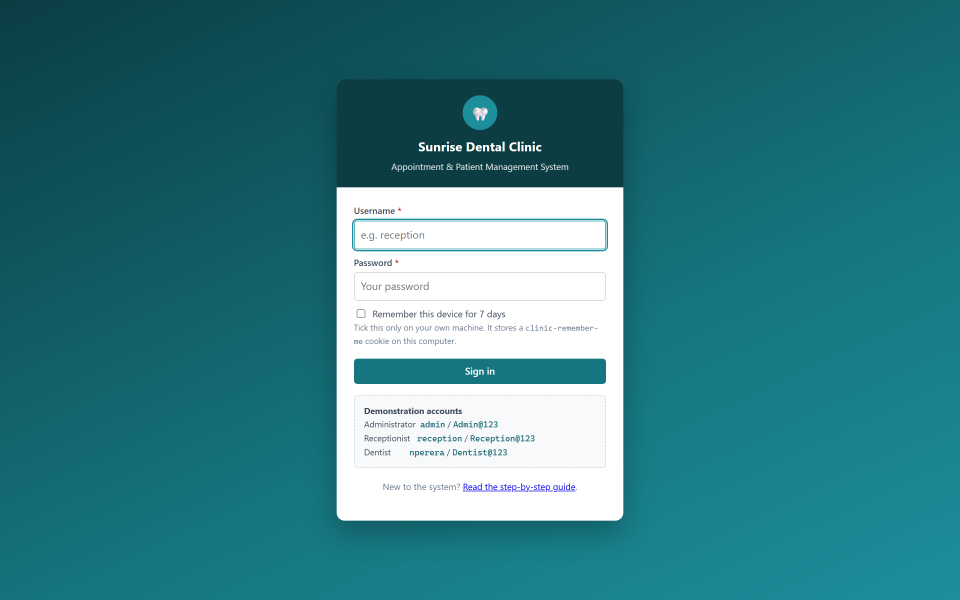
#> input picture docs/screenshots/01_login.png, 2880 x 1800 px (shown at 1/3 size); its folder holds 8 pictures in this run
$ python prep_screenshots.py
#> lines starting #> are read from the running program, lines starting #| are printed output that depends on the picture
"""
Prepare the screenshots for the report.

Several captures are full-page and very tall - the audit trail is 4,664px and
the outstanding-invoices report 9,900px. Scaled down to fit a page those are
unreadable, which defeats the point of including them. Each is therefore
cropped to the top of the page, where the heading, the controls and the first
rows of data are, and given a thin border so it reads as a screenshot rather
than as part of the page.
"""
import os
from PIL import Image, ImageOps

HERE = os.path.dirname(os.path.abspath(__file__))
SRC = os.path.join(HERE, "screenshots")
OUT = os.path.join(SRC, "report")
os.makedirs(OUT, exist_ok=True)

MAX_ASPECT_H = 2000        # tallest we allow, in source pixels
BORDER = 6
BORDER_COLOUR = (176, 190, 200)


def prep(name, max_h=MAX_ASPECT_H):
#> called with name = '01_login.png', max_h = 2000
    src = os.path.join(SRC, name)
    with Image.open(src) as im:
#> im is the input picture: PIL image 2880x1800 RGB; mean R, G, B 54.6, 125.6, 133.5
        im = im.convert("RGB")
        if im.height > max_h:
            im = im.crop((0, 0, im.width, max_h))
        im = ImageOps.expand(im, border=BORDER, fill=BORDER_COLOUR)
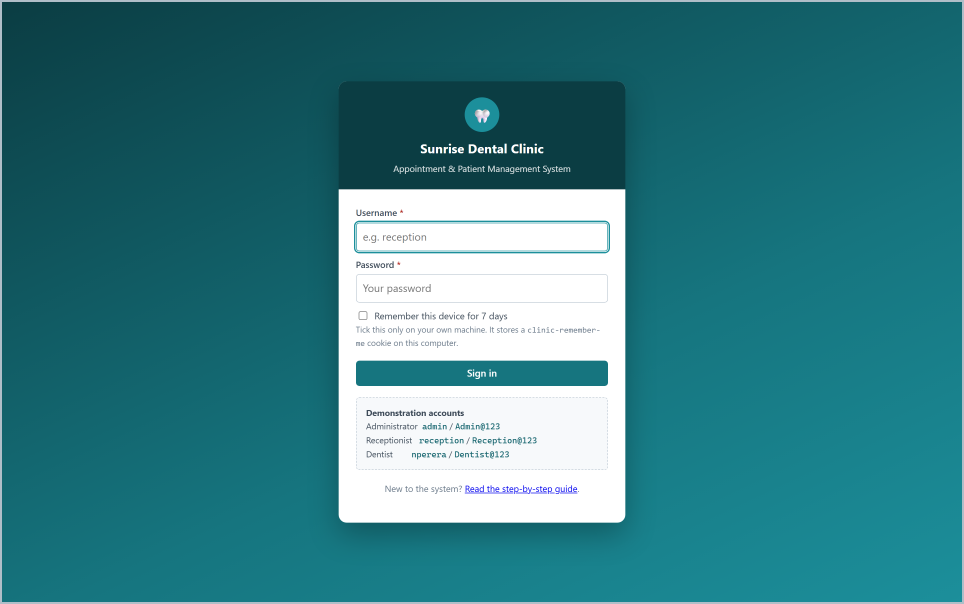
#> im: PIL image 2892x1812 RGB (shown at 1/3 size); mean R, G, B 55.9, 126.3, 134.2
        dst = os.path.join(OUT, name)
        im.save(dst, optimize=True)
        print(f"  {name:28s} -> {im.width} x {im.height}")
#|   01_login.png                 -> 2892 x 1812
    return dst


WANTED = [
    ("01_login.png", 2000),
    ("02_dashboard.png", 1900),
    ("04_appointment_new.png", 2000),
    ("05_appointment_view.png", 1900),
    ("09_invoice_view.png", 2000),
    ("10_receipt.png", 2000),
    ("12_report_revenue.png", 1900),
    ("23_swagger.png", 2000),
    ("19_admin_audit.png", 1900),
    ("20_admin_notifications.png", 2000),
]


def main():
    print("preparing screenshots for the report")
    for name, h in WANTED:
        prep(name, h)
#> pass 2 of the loop in main, `for name, h in WANTED:`:
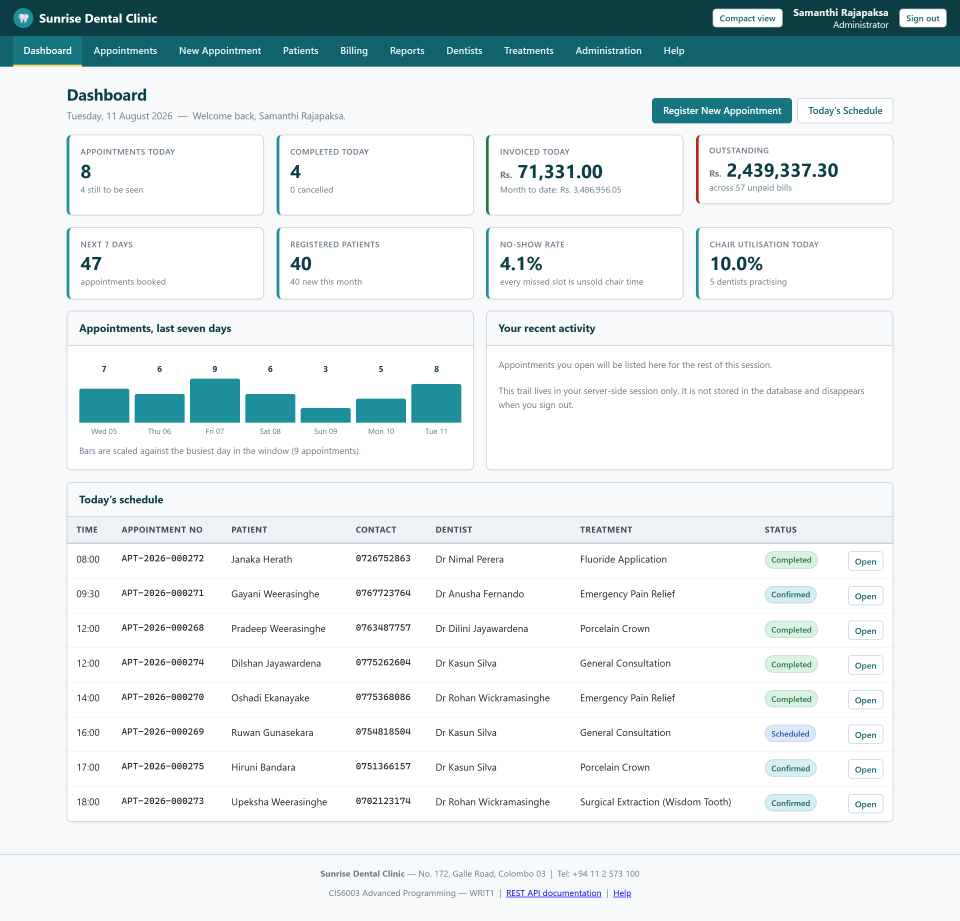
#> input picture docs/screenshots/02_dashboard.png, 2880 x 2762 px (shown at 1/3 size)
#> in prep, im is the input picture: PIL image 2880x2762 RGB; mean R, G, B 226.1, 234, 235.9
#> in prep (call 2), `im = im.crop((0, 0, im.width, max_h))`:
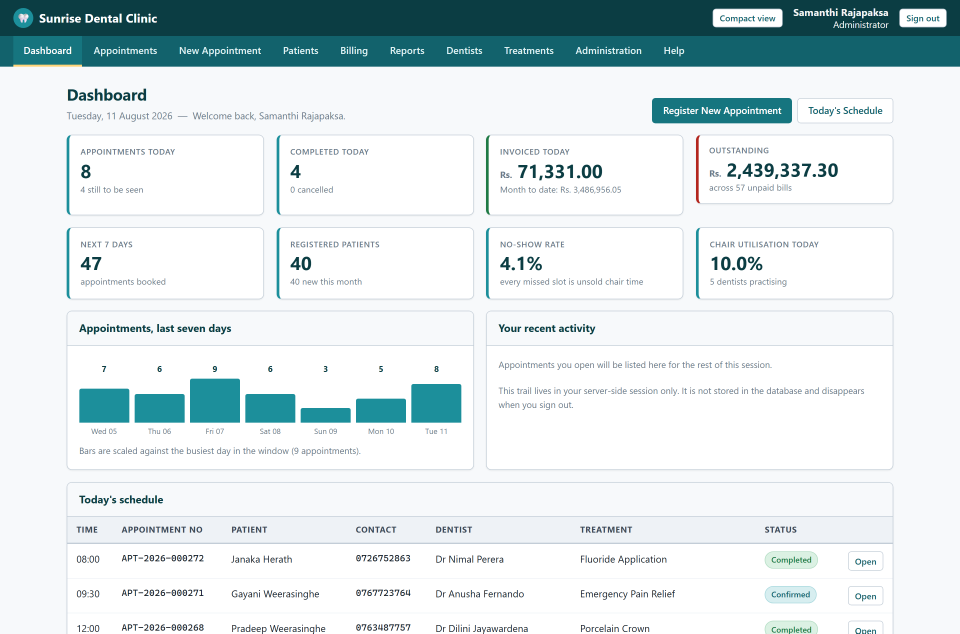
#> im: PIL image 2880x1900 RGB (shown at 1/3 size); mean R, G, B 217.3, 228, 230.1
#> in prep (call 2), `im = ImageOps.expand(im, border=BORDER, fill=BORDER_COLOUR)`:
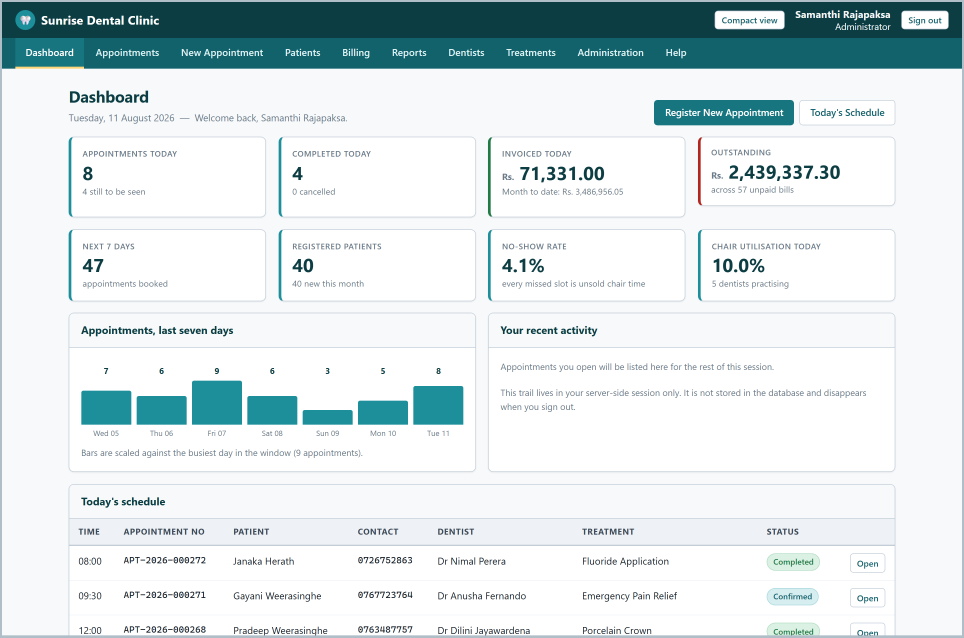
#> im: PIL image 2892x1912 RGB (shown at 1/3 size); mean R, G, B 216.8, 227.6, 229.8
#|   02_dashboard.png             -> 2892 x 1912
#> pass 3 of the loop in main, `for name, h in WANTED:`:
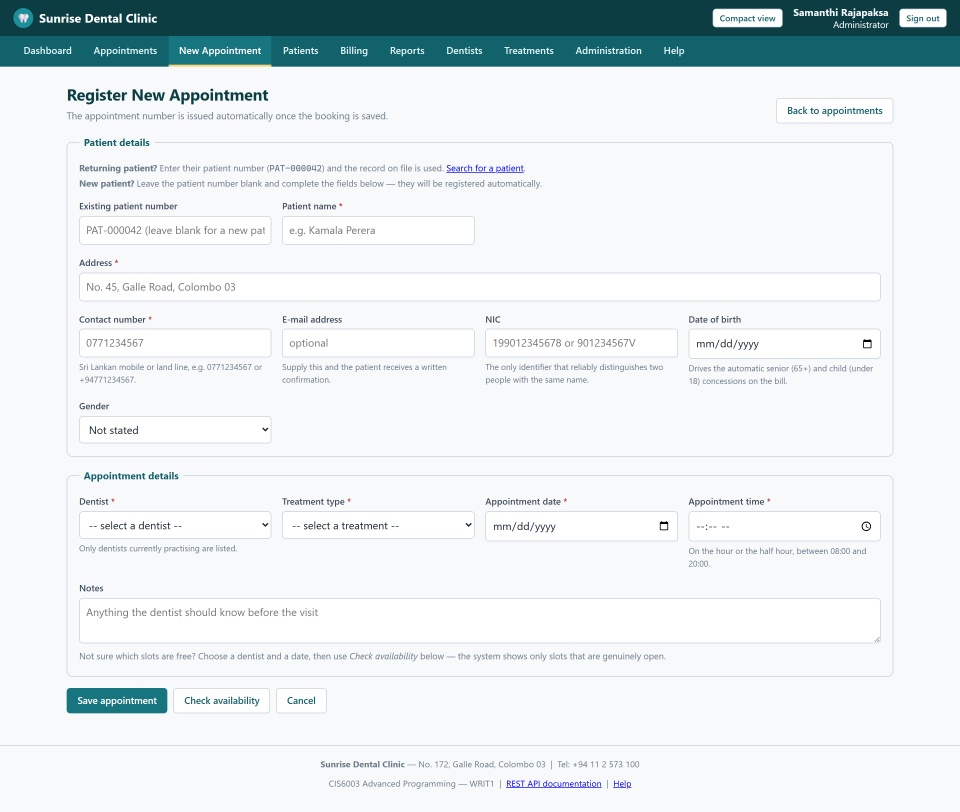
#> input picture docs/screenshots/04_appointment_new.png, 2880 x 2436 px (shown at 1/3 size)
#> in prep, im is the input picture: PIL image 2880x2436 RGB; mean R, G, B 226.5, 233.6, 236.1
#> in prep (call 3), `im = im.crop((0, 0, im.width, max_h))`:
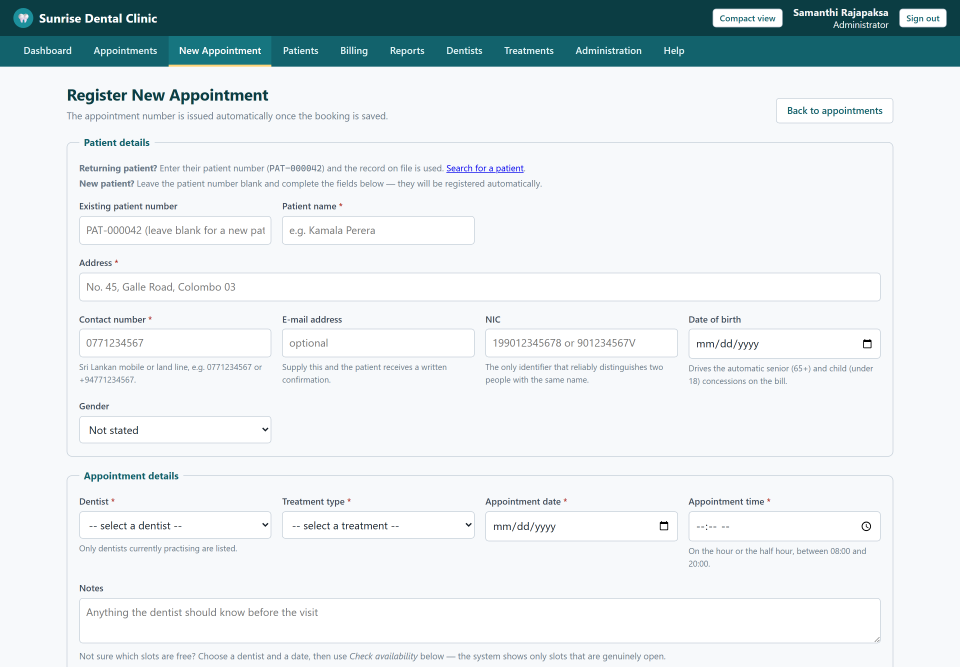
#> im: PIL image 2880x2000 RGB (shown at 1/3 size); mean R, G, B 223.2, 231.1, 233.6
#> in prep (call 3), `im = ImageOps.expand(im, border=BORDER, fill=BORDER_COLOUR)`:
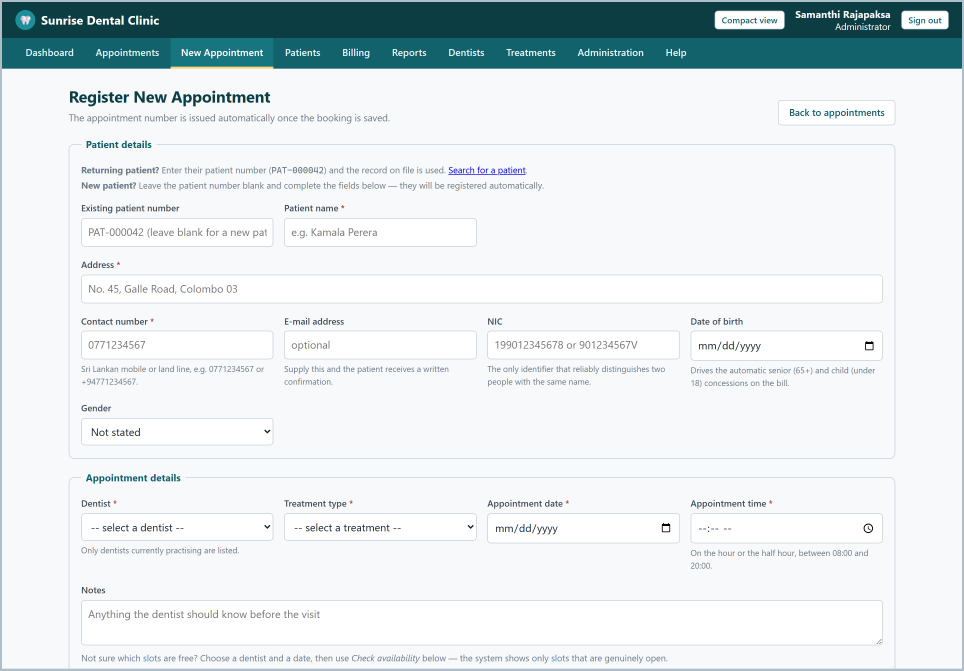
#> im: PIL image 2892x2012 RGB (shown at 1/3 size); mean R, G, B 222.8, 230.7, 233.3
#|   04_appointment_new.png       -> 2892 x 2012
#> the loop made 5 passes; the first 3 are shown
    print("done ->", OUT)


if __name__ == "__main__":
#> (the run stopped early here; a loop or call above may not have finished)
